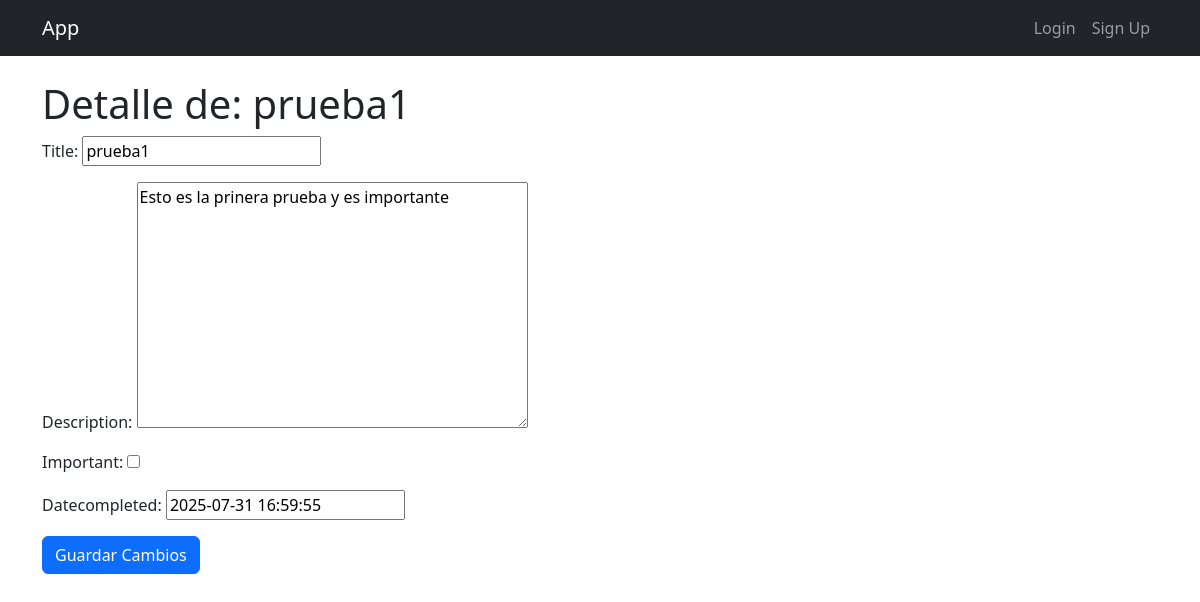
/tasks/1/, run on the app's committed database.
### tasks/models.py (models this page shows, shortened)
class Task(models.Model):
    title = models.CharField(max_length=200)
    description = models.TextField(blank=True)
    created = models.DateTimeField(auto_now_add=True)
    updated = models.DateTimeField(auto_now=True)
    datecompleted =models.DateTimeField(null=True, blank=True)
    important = models.BooleanField(default=False)
    user = models.ForeignKey(User, on_delete=models.CASCADE, related_name='tasks')

### tasks/views.py (the view)
# urls.py: path('tasks/<int:task_id>/',views.task_detail,name= 'task_detail'),
def task_detail(request, task_id):
    if request.method == 'GET':
        tasks = get_object_or_404(Task,pk=task_id)
        form = taskForm(instance=tasks)
        return render(request, 'task_detail.html',{"tasks":tasks,"form":form})
    else :
        tasks = get_object_or_404(Task,pk=task_id)
        form = taskForm(request.POST, instance=tasks)
        form.save()
        return redirect('tasks')

### tasks/forms.py
class taskForm(ModelForm):
    class Meta:
        model = Task
        fields = ['title', 'description', 'important', 'datecompleted']

### tasks/templates/task_detail.html (shortened to what this page needs)
{% extends "base.html" %}
{% block content %}
    <h1>Detalle de: {{ tasks.title }}</h1>
    <form method="post">
        {{ form.as_p }}
        <button type="submit" class="btn btn-primary">Guardar Cambios</button>
    </form>
{% endblock %}

### data on the page
Task: title "prueba1", description "Esto es la prinera prueba y es importante", datecompleted "2025-07-31 16:59:55"
